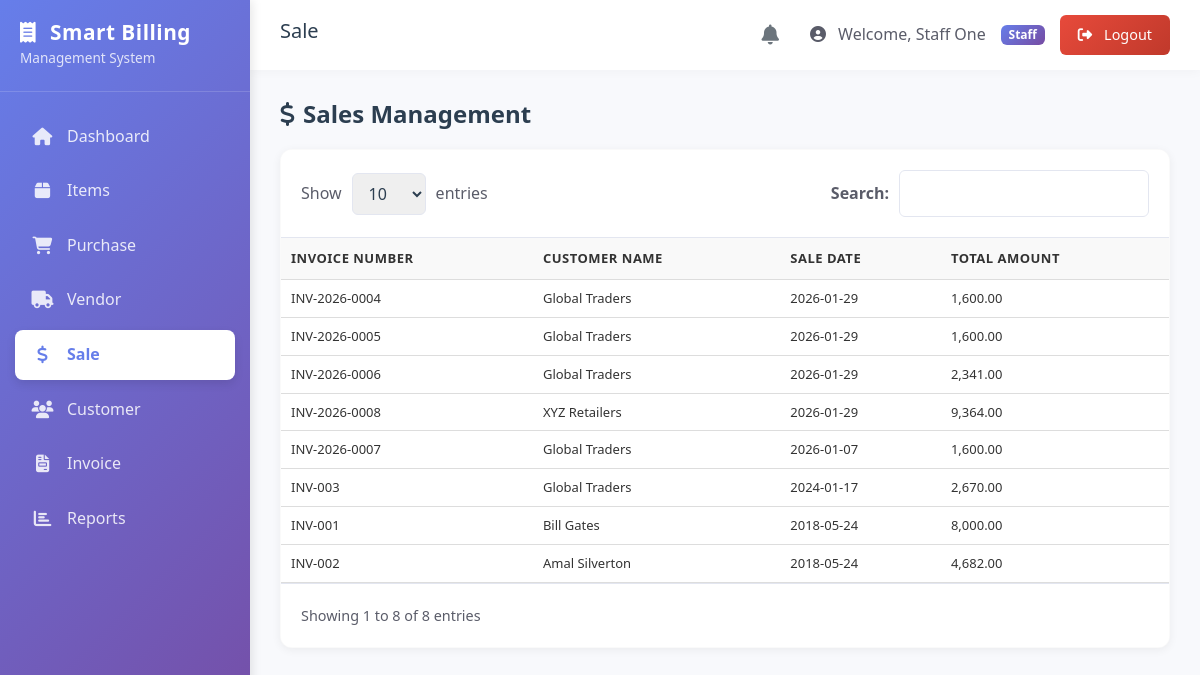
/admin/sale.php (signed in), run on the app's committed database.
### tables this page shows
CREATE TABLE `sales` (
  `id` int(11) NOT NULL AUTO_INCREMENT,
  `invoice_number` varchar(50) NOT NULL,
  `customer_id` int(11) NOT NULL,
  `customer_name` varchar(150) NOT NULL,
  `sale_date` date NOT NULL,
  `total_amount` decimal(10,2) NOT NULL,
  `created_at` timestamp NOT NULL DEFAULT current_timestamp(),
  PRIMARY KEY (`id`),
  UNIQUE KEY `invoice_number` (`invoice_number`),
  KEY `customer_id` (`customer_id`),
  CONSTRAINT `sales_ibfk_1` FOREIGN KEY (`customer_id`) REFERENCES `customers` (`id`) ON DELETE CASCADE
);

### admin/sale.php (the view, shortened to what this page needs)
<?php
require_once '../config/db.php';
$sales_result = $conn->query("SELECT * FROM sales ORDER BY sale_date DESC");
include '../includes/header.php';
?>
<?php include '../includes/sidebar.php'; ?>
<main class="main-content">
    <?php include '../includes/topnav.php'; ?>
    <div class="content-body">
        <div class="page-header">
            <h4><i class="fas fa-dollar-sign me-2"></i>Sales Management</h4>
        </div>
        <div class="table-wrapper">
            <div class="table-controls">
                <div class="entries-control">
                    <span>Show</span>
                    <select>
                        <option>10</option>
                    </select>
                    <span>entries</span>
                </div>
                <div class="search-box">
                    <label>Search:</label>
                    <input type="text" id="searchInput" placeholder="">
                </div>
            </div>
            <table class="data-table">
                <thead>
                    <tr>
                        <th>Invoice Number</th>
                        <th>Customer Name</th>
                        <th>Sale Date</th>
                        <th>Total Amount</th>
                    </tr>
                </thead>
                <tbody id="tableBody">
                    <?php while ($sale = $sales_result->fetch_assoc()): ?>
                        <tr>
                            <td>
                                <?php echo htmlspecialchars($sale['invoice_number']); ?>
                            </td>
                            <td>
                                <?php echo htmlspecialchars($sale['customer_name']); ?>
                            </td>
                            <td>
                                <?php echo date('Y-m-d', strtotime($sale['sale_date'])); ?>
                            </td>
                            <td>
                                <?php echo number_format($sale['total_amount'], 2); ?>
                            </td>
                        </tr>
                    <?php endwhile; ?>
                </tbody>
            </table>
            <div class="table-footer">
                <div>Showing 1 to
                    <?php echo $sales_result->num_rows; ?> of
                    <?php echo $sales_result->num_rows; ?> entries
                </div>
            </div>
        </div>
    </div>
</main>
<?php include '../includes/footer.php'; ?>

### assets/css/style.css (style rules this page uses)
:root { --primary-color: #667eea; --primary-gradient: linear-gradient(135deg, #667eea 0%, #764ba2 100%); --secondary-color: #764ba2; --success-color: #1cc88a; --success-gradient: linear-gradient(135deg, #1cc88a 0%, #13855c 100%); --warning-color: #f6c23e; --warning-gradient: linear-gradient(135deg, #f6c23e 0%, #dda20a 100%); --danger-color: #e74a3b; --danger-gradient: linear-gradient(135deg, #e74a3b 0%, #c0392b 100%); --info-color: #36b9cc; --info-gradient: linear-gradient(135deg, #36b9cc 0%, #258391 100%); --dark-color: #2c3e50; --text-color: #5a5c69; --light-color: #f8f9fc; --border-color: #e3e6f0; --sidebar-width: 250px; --header-height: 70px; --box-shadow: 0 2px 10px rgba(0, 0, 0, 0.06); --hover-shadow: 0 4px 20px rgba(0, 0, 0, 0.1); --transition: all 0.3s cubic-bezier(0.4, 0, 0.2, 1); }
* { margin: 0; padding: 0; box-sizing: border-box; }
body { font-family: 'Segoe UI', Tahoma, Geneva, Verdana, sans-serif; background-color: var(--light-color); color: var(--text-color); overflow-x: hidden; line-height: 1.6; }
h1, h2, h3, h4, h5, h6 { color: var(--dark-color); margin-bottom: 0.5rem; }
.main-content { margin-left: var(--sidebar-width); padding: 0; min-height: 100vh; transition: var(--transition); display: flex; flex-direction: column; }
.content-body { padding: 30px; flex: 1; }
.page-header { background: white; padding: 25px 30px; margin: -30px -30px 30px -30px; border-bottom: 1px solid var(--border-color); display: flex; align-items: center; justify-content: space-between; }
.page-header h4 { margin: 0; color: var(--dark-color); font-size: 1.5rem; font-weight: 700; }
.table-wrapper { background: white; border-radius: 12px; box-shadow: var(--box-shadow); overflow: hidden; border: 1px solid rgba(0, 0, 0, 0.02); }
.table-controls { padding: 20px; border-bottom: 1px solid var(--border-color); display: flex; justify-content: space-between; align-items: center; flex-wrap: wrap; gap: 15px; background: #fff; }
.entries-control { display: flex; align-items: center; gap: 10px; color: var(--text-color); font-weight: 500; }
.entries-control select { padding: 8px 12px; border: 1px solid var(--border-color); border-radius: 6px; outline: none; color: var(--dark-color); cursor: pointer; }
.search-box { display: flex; align-items: center; gap: 10px; position: relative; }
.search-box label { margin: 0; color: var(--text-color); font-weight: 600; }
.search-box input { padding: 10px 15px; border: 1px solid var(--border-color); border-radius: 6px; width: 250px; outline: none; transition: var(--transition); }
.data-table { width: 100%; border-collapse: collapse; margin-bottom: 0; }
.data-table thead { background: #f8f9fc; }
.data-table th { padding: 15px 20px; text-align: left; border-bottom: 2px solid var(--border-color); color: var(--dark-color); font-weight: 700; font-size: 0.85rem; text-transform: uppercase; letter-spacing: 0.5px; }
.data-table td { padding: 15px 20px; border-bottom: 1px solid var(--border-color); color: var(--text-color); vertical-align: middle; }
.data-table tbody tr { transition: background-color 0.2s; }
.table-footer { padding: 20px; background: #fff; border-top: 1px solid var(--border-color); display: flex; justify-content: space-between; align-items: center; color: var(--text-color); font-size: 0.9rem; }
.data-table { border-bottom: 1px solid #ddd; }
.data-table thead th { background-color: #f9f9f9; border-bottom: 2px solid #ddd; color: #333; font-weight: bold; font-size: 13px; padding: 10px; }
.data-table tbody td { padding: 8px 10px; font-size: 13px; color: #333; border-top: 1px solid #ddd; vertical-align: middle; }
.data-table thead th { background-color: #f9f9f9; border-bottom: 1px solid #ddd; color: #333; font-weight: bold; font-size: 13px; padding: 10px; position: relative; cursor: pointer; }
.data-table tbody td { padding: 8px 10px; font-size: 13px; color: #333; border-bottom: 1px solid #ddd; }
.content-body .page-header { background: transparent; padding: 0; margin: 0 0 20px 0; border: none; box-shadow: none; }

### data on the page
sales: invoice_number "INV-2026-0004", customer_name "Global Traders", sale_date "2026-01-29", total_amount "1,600.00"
sales: invoice_number "INV-2026-0005", customer_name "Global Traders", sale_date "2026-01-29", total_amount "1,600.00"
sales: invoice_number "INV-2026-0006", customer_name "Global Traders", sale_date "2026-01-29", total_amount "2,341.00"
sales: invoice_number "INV-2026-0008", customer_name "XYZ Retailers", sale_date "2026-01-29", total_amount "9,364.00"
sales: invoice_number "INV-2026-0007", customer_name "Global Traders", sale_date "2026-01-07", total_amount "1,600.00"
sales: invoice_number "INV-003", customer_name "Global Traders", sale_date "2024-01-17", total_amount "2,670.00"
sales: invoice_number "INV-001", customer_name "Bill Gates", sale_date "2018-05-24", total_amount "8,000.00"
sales: invoice_number "INV-002", customer_name "Amal Silverton", sale_date "2018-05-24", total_amount "4,682.00"

### other printed values
$page_title "Sale"
$_SESSION['name'] "Staff One"
$_SESSION['role'] "Staff"
$sales_result->num_rows "8"
